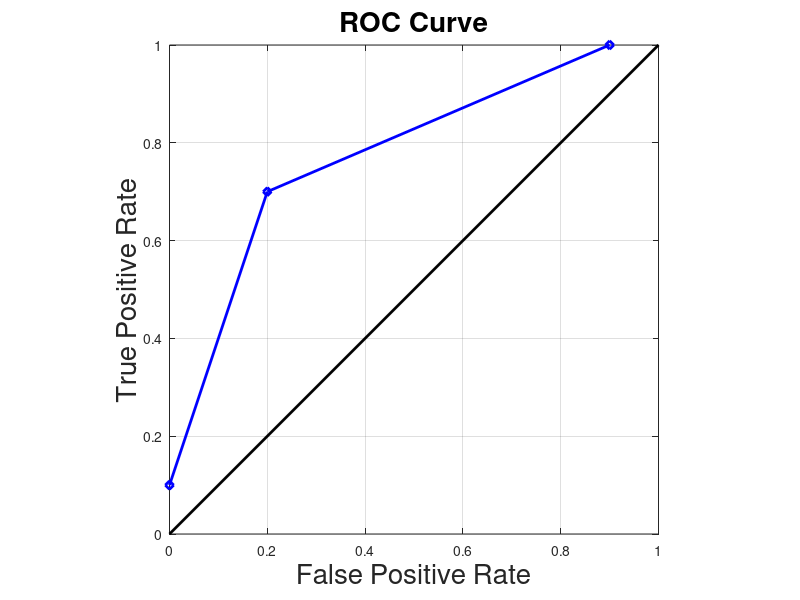

The MATLAB script that drew this image:
clc;    % Clear the command window.
close all;  % Close all figures (except those of imtool.)
clear;  % Erase all existing variables. Or clearvars if you want.
workspace;  % Make sure the workspace panel is showing.
format long g;
format compact;
fontSize = 20;
% Plot True Positive against possible classification rate threshold for ROC
% curve. at 75% threshold, TP = 10/110 = 0.090~=0.1 and FP = 0/90 = 0
% At 45% threshodl, TP = 110-25 = 85/110 = 0.7 and FP = 25/90 = 0.2
% At 40% threshold, TP = 105/110 = 0.95 `~=1 and FP 80/90 = 0.88 ~=0.9
% True Positive Rate.
TPR = [0.1 0.7 1]; %
% False Positive Rate.
FPR = [0  0.2 0.9];
plot(FPR, TPR, 'bd-', 'LineWidth', 2);
title('ROC Curve', 'FontSize', fontSize);
xlabel('False Positive Rate', 'FontSize', fontSize);
ylabel('True Positive Rate', 'FontSize', fontSize);
grid on;
line([0,1], [0,1], 'LineWidth', 2, 'Color', 'k');
axis square;